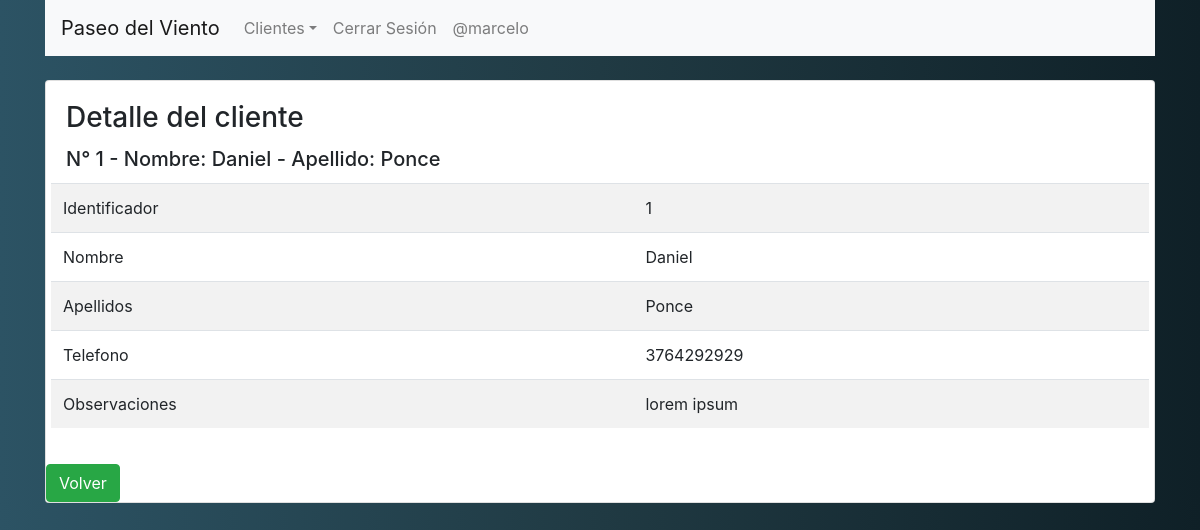
/detalle-cliente/1/ (signed in), run on the app's committed database.
### app001/models.py (models this page shows, shortened)
class Cliente(models.Model):
    nombres = models.CharField(max_length=100)
    apellidos = models.CharField(max_length=100)
    telefono = models.CharField(max_length=100, blank=True)
    email = models.EmailField(blank=True)
    observaciones=models.TextField(blank=True)
    class Meta:
            verbose_name_plural = 'Clientes'

### app001/views.py (the view)
# urls.py: path('detalle-cliente/<id>/', detalle_cliente, name='detalle_cliente'),
def detalle_cliente(request, id):
    cliente = get_object_or_404(Cliente, id=id)
    data = {
        'cliente': cliente
    }
    return render(request, 'app001/cliente/detalle.html', data)

### app001/templates/app001/cliente/detalle.html
{% extends "app001/layout.html" %} {% block body %} {% if cliente %}
<div class="card">
  <div class="card-body">
    <h3 class="card-title">Detalle del cliente</h3>
    <h5 class="card-title">
      N° {{cliente.id}} - Nombre: {{cliente.nombres}} - Apellido:
      {{cliente.apellidos}}
    </h5>
    <div class="row">
      <table class="table table-striped table-hover table-responsive-sm">
        <tbody>
          <tr>
            <td>Identificador</td>
            <td>{{cliente.id}}</td>
          </tr>
          <tr>
            <td>Nombre</td>
            <td>{{cliente.nombres}}</td>
          </tr>
          <tr>
            <td>Apellidos</td>
            <td>{{cliente.apellidos}}</td>
          </tr>
          <tr>
            <td>Telefono</td>
            <td>{{cliente.telefono}}</td>
          </tr>
          <tr>
            <td>Observaciones</td>
            <td>{{cliente.observaciones}}</td>
          </tr>
        </tbody>
      </table>
    </div>
  </div>
  <div>
    <a href="{% url 'app001:listar_clientes' %}" class="btn btn-success"
      >Volver</a
    >
  </div>
</div>
{% endif %} {% endblock %}

### app001/templates/app001/layout.html (shortened to what this page needs)
{% load static %}
<!DOCTYPE html>
<html lang="en">
  <head>
    <link
      rel="stylesheet"
      href="https://cdn.jsdelivr.net/npm/bootstrap@4.6.1/dist/css/bootstrap.min.css"
    />
  </head>
  <body style="background: #0F2027;
  background: -webkit-linear-gradient(to right, #2C5364, #203A43, #0F2027);
  background: linear-gradient(to right, #2C5364, #203A43, #0F2027);">
    <div class="container">
    <nav class="navbar navbar-expand-lg navbar-light bg-light">
      <a class="navbar-brand" href="{% url 'app001:listar_clientes' %}">Paseo del Viento</a>
      <div class="collapse navbar-collapse" id="navbarSupportedContent">
        <ul class="navbar-nav mr-auto">
          <li class="nav-item dropdown">
            <a class="nav-link dropdown-toggle" href="#" id="navbarDropdown" role="button" data-toggle="dropdown" aria-expanded="false">Clientes</a>
          </li>
          {% if user.is_authenticated %}
              <li class="nav-item">
                <a class="nav-link" href="{% url 'logout' %}">Cerrar Sesión</a>
              </li>
              <li class="nav-item">
                <a class="nav-link" href="#">@{{user.username}}</a>
              </li class="nav-item">
              {% endif %}
        </ul>
      </div>
    </nav>
  </div>
  <br>
    <div class="container">{% block body %} {% endblock %}</div>
  </body>
</html>

### data on the page
Cliente: id "1", nombres "Daniel", apellidos "Ponce", telefono "3764292929", observaciones "lorem ipsum"

### other printed values
{{ user.username }} "marcelo"
